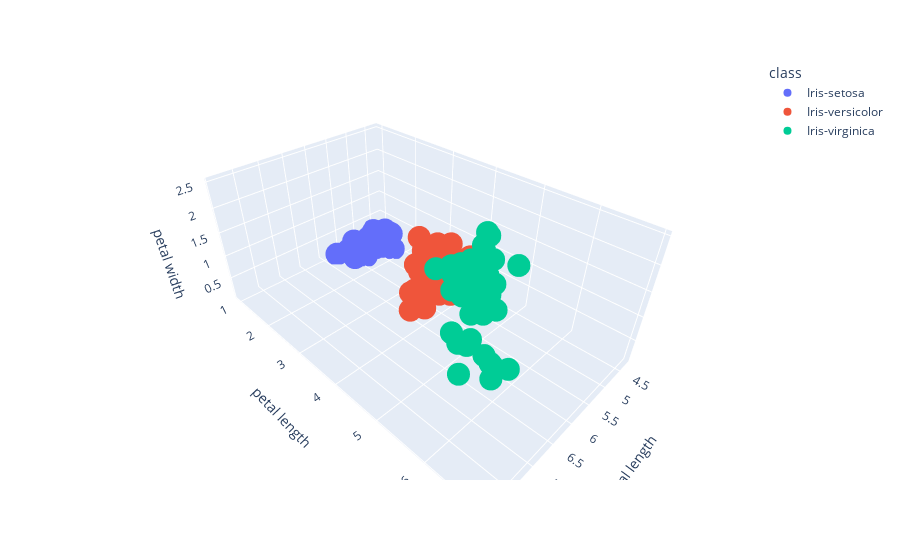

The cell this chart's notebook holds for it:
### Code cell
fig = px.scatter_3d(X, x = 'sepal length', 
                     y = 'petal length', z='petal width', color = 'class')

fig

#fig.show(renderer='browser')

### Figure 1 — Plotly figure (JSON) as saved in the notebook; plotly's stock layout.template omitted (floating-point values rounded to 4 significant figures)
{"data": [{"hovertemplate": "class=Iris-setosa<br>sepal length=%{x}<br>petal length=%{y}<br>petal width=%{z}<extra></extra>", "legendgroup": "Iris-setosa", "marker": {"color": "#636efa", "symbol": "circle"}, "mode": "markers", "name": "Iris-setosa", "scene": "scene", "showlegend": true, "type": "scatter3d", "x": [5.1, 4.9, 4.7, 4.6, 5, 5.4, 4.6, 5, 4.4, 4.9, 5.4, 4.8, 4.8, 4.3, 5.8, 5.7, 5.4, 5.1, 5.7, 5.1, 5.4, 5.1, 4.6, 5.1, 4.8, 5, 5, 5.2, 5.2, 4.7, 4.8, 5.4, 5.2, 5.5, 4.9, 5, 5.5, 4.9, 4.4, 5.1, 5, 4.5, 4.4, 5, 5.1, 4.8, 5.1, 4.6, 5.3, 5], "y": [1.4, 1.4, 1.3, 1.5, 1.4, 1.7, 1.4, 1.5, 1.4, 1.5, 1.5, 1.6, 1.4, 1.1, 1.2, 1.5, 1.3, 1.4, 1.7, 1.5, 1.7, 1.5, 1, 1.7, 1.9, 1.6, 1.6, 1.5, 1.4, 1.6, 1.6, 1.5, 1.5, 1.4, 1.5, 1.2, 1.3, 1.5, 1.3, 1.5, 1.3, 1.3, 1.3, 1.6, 1.9, 1.4, 1.6, 1.4, 1.5, 1.4], "z": [0.2, 0.2, 0.2, 0.2, 0.2, 0.4, 0.3, 0.2, 0.2, 0.1, 0.2, 0.2, 0.1, 0.1, 0.2, 0.4, 0.4, 0.3, 0.3, 0.3, 0.2, 0.4, 0.2, 0.5, 0.2, 0.2, 0.4, 0.2, 0.2, 0.2, 0.2, 0.4, 0.1, 0.2, 0.1, 0.2, 0.2, 0.1, 0.2, 0.2, 0.3, 0.3, 0.2, 0.6, 0.4, 0.3, 0.2, 0.2, 0.2, 0.2]}, {"hovertemplate": "class=Iris-versicolor<br>sepal length=%{x}<br>petal length=%{y}<br>petal width=%{z}<extra></extra>", "legendgroup": "Iris-versicolor", "marker": {"color": "#EF553B", "symbol": "circle"}, "mode": "markers", "name": "Iris-versicolor", "scene": "scene", "showlegend": true, "type": "scatter3d", "x": [7, 6.4, 6.9, 5.5, 6.5, 5.7, 6.3, 4.9, 6.6, 5.2, 5, 5.9, 6, 6.1, 5.6, 6.7, 5.6, 5.8, 6.2, 5.6, 5.9, 6.1, 6.3, 6.1, 6.4, 6.6, 6.8, 6.7, 6, 5.7, 5.5, 5.5, 5.8, 6, 5.4, 6, 6.7, 6.3, 5.6, 5.5, 5.5, 6.1, 5.8, 5, 5.6, 5.7, 5.7, 6.2, 5.1, 5.7], "y": [4.7, 4.5, 4.9, 4, 4.6, 4.5, 4.7, 3.3, 4.6, 3.9, 3.5, 4.2, 4, 4.7, 3.6, 4.4, 4.5, 4.1, 4.5, 3.9, 4.8, 4, 4.9, 4.7, 4.3, 4.4, 4.8, 5, 4.5, 3.5, 3.8, 3.7, 3.9, 5.1, 4.5, 4.5, 4.7, 4.4, 4.1, 4, 4.4, 4.6, 4, 3.3, 4.2, 4.2, 4.2, 4.3, 3, 4.1], "z": [1.4, 1.5, 1.5, 1.3, 1.5, 1.3, 1.6, 1, 1.3, 1.4, 1, 1.5, 1, 1.4, 1.3, 1.4, 1.5, 1, 1.5, 1.1, 1.8, 1.3, 1.5, 1.2, 1.3, 1.4, 1.4, 1.7, 1.5, 1, 1.1, 1, 1.2, 1.6, 1.5, 1.6, 1.5, 1.3, 1.3, 1.3, 1.2, 1.4, 1.2, 1, 1.3, 1.2, 1.3, 1.3, 1.1, 1.3]}, {"hovertemplate": "class=Iris-virginica<br>sepal length=%{x}<br>petal length=%{y}<br>petal width=%{z}<extra></extra>", "legendgroup": "Iris-virginica", "marker": {"color": "#00cc96", "symbol": "circle"}, "mode": "markers", "name": "Iris-virginica", "scene": "scene", "showlegend": true, "type": "scatter3d", "x": [6.3, 5.8, 7.1, 6.3, 6.5, 7.6, 4.9, 7.3, 6.7, 7.2, 6.5, 6.4, 6.8, 5.7, 5.8, 6.4, 6.5, 7.7, 7.7, 6, 6.9, 5.6, 7.7, 6.3, 6.7, 7.2, 6.2, 6.1, 6.4, 7.2, 7.4, 7.9, 6.4, 6.3, 6.1, 7.7, 6.3, 6.4, 6, 6.9, 6.7, 6.9, 5.8, 6.8, 6.7, 6.7, 6.3, 6.5, 6.2, 5.9], "y": [6, 5.1, 5.9, 5.6, 5.8, 6.6, 4.5, 6.3, 5.8, 6.1, 5.1, 5.3, 5.5, 5, 5.1, 5.3, 5.5, 6.7, 6.9, 5, 5.7, 4.9, 6.7, 4.9, 5.7, 6, 4.8, 4.9, 5.6, 5.8, 6.1, 6.4, 5.6, 5.1, 5.6, 6.1, 5.6, 5.5, 4.8, 5.4, 5.6, 5.1, 5.1, 5.9, 5.7, 5.2, 5, 5.2, 5.4, 5.1], "z": [2.5, 1.9, 2.1, 1.8, 2.2, 2.1, 1.7, 1.8, 1.8, 2.5, 2, 1.9, 2.1, 2, 2.4, 2.3, 1.8, 2.2, 2.3, 1.5, 2.3, 2, 2, 1.8, 2.1, 1.8, 1.8, 1.8, 2.1, 1.6, 1.9, 2, 2.2, 1.5, 1.4, 2.3, 2.4, 1.8, 1.8, 2.1, 2.4, 2.3, 1.9, 2.3, 2.5, 2.3, 1.9, 2, 2.3, 1.8]}], "layout": {"legend": {"title": {"text": "class"}, "tracegroupgap": 0}, "margin": {"t": 60}, "scene": {"domain": {"x": [0, 1], "y": [0, 1]}, "xaxis": {"title": {"text": "sepal length"}}, "yaxis": {"title": {"text": "petal length"}}, "zaxis": {"title": {"text": "petal width"}}}}}
